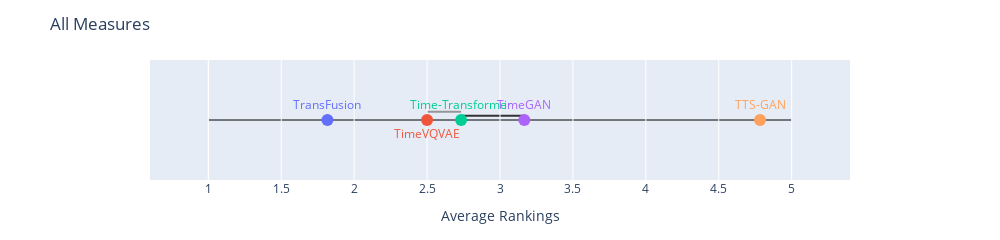
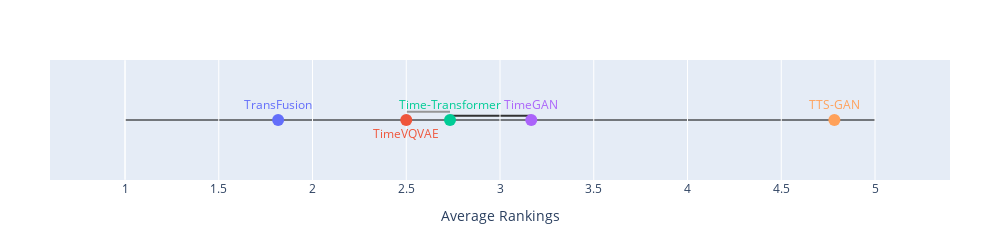

The notebook cell these images were saved under, in order:
### Code cell
import plotly.graph_objects as go
import scikit_posthocs as sp

def conover_test(df):
    df = df.unstack(level=1).rank().T.reset_index().melt(id_vars=['level_0', 'Dataset'], var_name='Method', value_name='Rank')
    posthoc = sp.posthoc_conover(df, group_col='Method', val_col='Rank', p_adjust='bonferroni')

    return posthoc

def pretty_conover(df):
    posthoc = conover_test(df)

    p_threshold = 0.05 / len(posthoc.columns)
    print(p_threshold)

    def highlight_below_threshold(val):
        color = 'background-color: turquoise' if val < p_threshold else ''
        return color

    return posthoc.style.applymap(highlight_below_threshold).format("{:.2e}")

def plot_on_number_line(s, title, axis_label, connections=[], textpositions=[], range_max=None, range_min=None):
    colors = [color for _, color in zip(methods, px.colors.qualitative.Plotly)]

    fig = go.Figure(go.Scatter(
        x=s.values,
        y=[0]*len(s),
        mode="markers+text",
        text=s.index,
        textfont=dict(color=colors),
        textposition=textpositions,
        marker=dict(size=12, color=colors)
    ))

    if not range_max:
        range_max = s.max()
    if not range_min:
        range_min = s.min()
    h_margin = 0.1*(range_max-range_min)

    for i, (m1, m2) in enumerate(connections):
        y_offset = (i+1)*0.07
        gray_shade = 50 + 200 * (i/len(connections))
        line_color = f"rgb({gray_shade},{gray_shade},{gray_shade})"
        fig.add_shape(
            type="line",
            x0=s[m1], x1=s[m2],
            y0=y_offset, y1=y_offset,
            line=dict(color=line_color, width=2),
            layer="below"
        )

    # Thin horizontal number line
    fig.add_shape(type="line",
                x0=range_min, x1=range_max,
                y0=0, y1=0,
                line=dict(color="black", width=1),
                layer="below")
    
    # Start line
    fig.add_shape(type="line",
                x0=range_min, x1=range_min,
                y0=-1, y1=1,
                line=dict(color="white", width=1),
                layer="below")

    # Layout tweaks for minimal look
    fig.update_yaxes(visible=False)
    fig.update_xaxes(range=[range_min-h_margin, range_max+h_margin], showgrid=True, zeroline=False)
    fig.update_layout(
        height=200,
        xaxis_title=axis_label,
        yaxis_title="",
        showlegend=False,
        margin=dict(t=60, b=60, l=150, r=150),
        title=title,
    )

    fig.update_layout(width=1000, height=210)
    fig.show()
    fig.update_layout(
        title=None,
        margin=dict(t=60, b=60, l=50, r=50)
    )
    fig.write_image(f"{title}.pdf")
    return fig


def plot_average_rankings(df, title, connections=[], textpositions=["top center","bottom center","top center","top center","top center"]):
    s = df.unstack(level=1).rank().mean(axis=1)

    range_max = len(df.index.get_level_values(level="Method").unique())

    return plot_on_number_line(s, title=title, axis_label="Average Rankings", connections=connections, textpositions=textpositions, range_min=1, range_max=range_max)

connections = [("TimeGAN", "Time-Transformer"), ("Time-Transformer", "TimeVQVAE")]
plot_average_rankings(df_no_copy, connections=connections, title="All Measures")

### Figure 1 — Plotly figure (JSON) as saved in the notebook; plotly's stock layout.template omitted (floating-point values rounded to 4 significant figures)
{"data": [{"marker": {"color": ["#636EFA", "#EF553B", "#00CC96", "#AB63FA", "#FFA15A", "#19D3F3"], "size": 12}, "mode": "markers+text", "text": ["TransFusion", "TimeVQVAE", "Time-Transformer", "TimeGAN", "TTS-GAN"], "textfont": {"color": ["#636EFA", "#EF553B", "#00CC96", "#AB63FA", "#FFA15A", "#19D3F3"]}, "textposition": ["top center", "bottom center", "top center", "top center", "top center"], "type": "scatter", "x": [1.817, 2.5, 2.733, 3.167, 4.783], "y": [0, 0, 0, 0, 0]}], "layout": {"height": 210, "margin": {"b": 60, "l": 150, "r": 150, "t": 60}, "shapes": [{"layer": "below", "line": {"color": "rgb(50.0,50.0,50.0)", "width": 2}, "type": "line", "x0": 3.167, "x1": 2.733, "y0": 0.07, "y1": 0.07}, {"layer": "below", "line": {"color": "rgb(150.0,150.0,150.0)", "width": 2}, "type": "line", "x0": 2.733, "x1": 2.5, "y0": 0.14, "y1": 0.14}, {"layer": "below", "line": {"color": "black", "width": 1}, "type": "line", "x0": 1, "x1": 5, "y0": 0, "y1": 0}, {"layer": "below", "line": {"color": "white", "width": 1}, "type": "line", "x0": 1, "x1": 1, "y0": -1, "y1": 1}], "showlegend": false, "title": {"text": "All Measures"}, "width": 1000, "xaxis": {"range": [0.6, 5.4], "showgrid": true, "title": {"text": "Average Rankings"}, "zeroline": false}, "yaxis": {"title": {"text": ""}, "visible": false}}}

### Figure 2 — Plotly figure (JSON) as saved in the notebook; plotly's stock layout.template omitted (floating-point values rounded to 4 significant figures)
{"data": [{"marker": {"color": ["#636EFA", "#EF553B", "#00CC96", "#AB63FA", "#FFA15A", "#19D3F3"], "size": 12}, "mode": "markers+text", "text": ["TransFusion", "TimeVQVAE", "Time-Transformer", "TimeGAN", "TTS-GAN"], "textfont": {"color": ["#636EFA", "#EF553B", "#00CC96", "#AB63FA", "#FFA15A", "#19D3F3"]}, "textposition": ["top center", "bottom center", "top center", "top center", "top center"], "type": "scatter", "x": [1.817, 2.5, 2.733, 3.167, 4.783], "y": [0, 0, 0, 0, 0]}], "layout": {"height": 210, "margin": {"b": 60, "l": 50, "r": 50, "t": 60}, "shapes": [{"layer": "below", "line": {"color": "rgb(50.0,50.0,50.0)", "width": 2}, "type": "line", "x0": 3.167, "x1": 2.733, "y0": 0.07, "y1": 0.07}, {"layer": "below", "line": {"color": "rgb(150.0,150.0,150.0)", "width": 2}, "type": "line", "x0": 2.733, "x1": 2.5, "y0": 0.14, "y1": 0.14}, {"layer": "below", "line": {"color": "black", "width": 1}, "type": "line", "x0": 1, "x1": 5, "y0": 0, "y1": 0}, {"layer": "below", "line": {"color": "white", "width": 1}, "type": "line", "x0": 1, "x1": 1, "y0": -1, "y1": 1}], "showlegend": false, "title": {}, "width": 1000, "xaxis": {"range": [0.6, 5.4], "showgrid": true, "title": {"text": "Average Rankings"}, "zeroline": false}, "yaxis": {"title": {"text": ""}, "visible": false}}}
